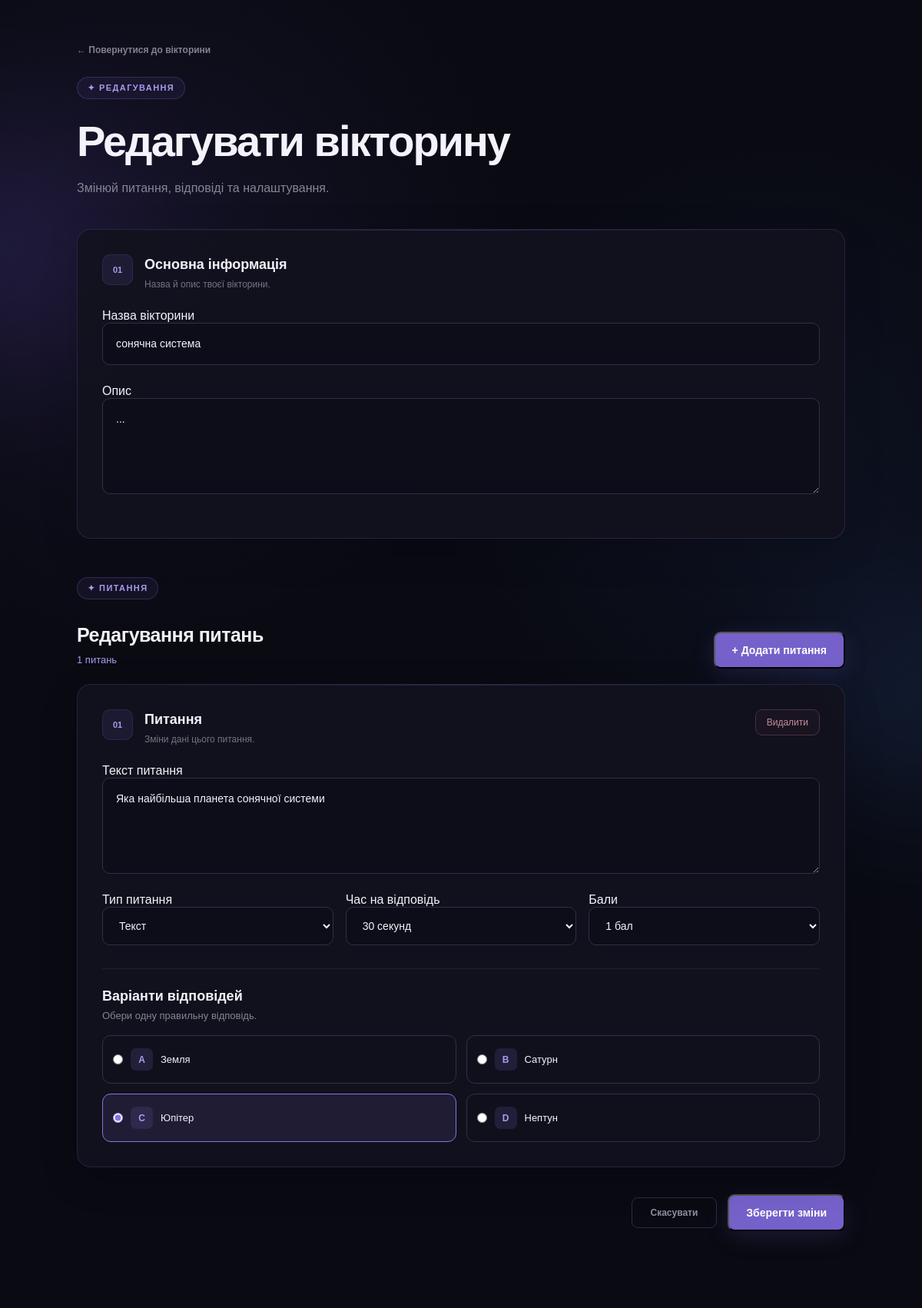
The app's page /quiz/2/edit/ (signed in), older data.
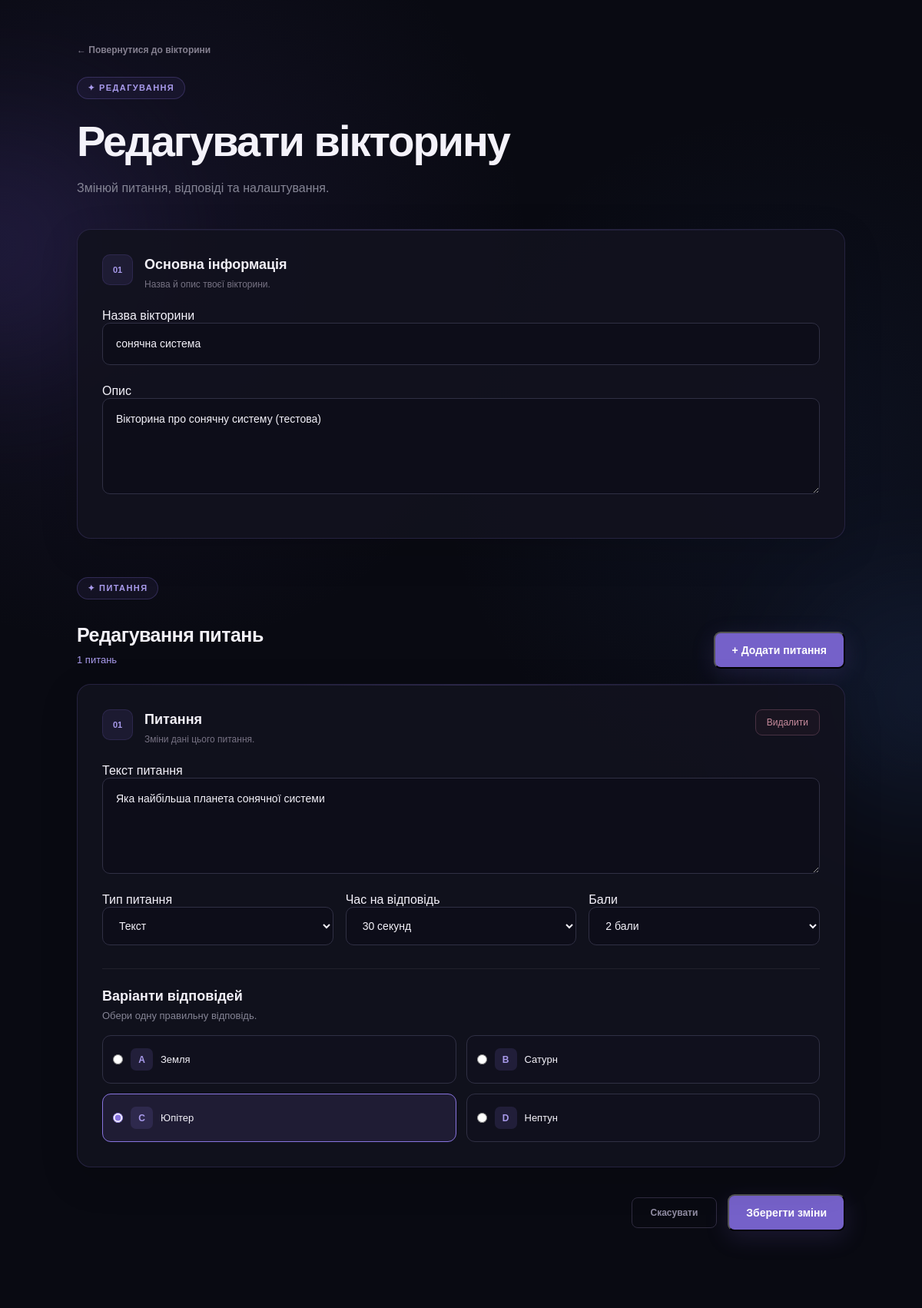
The same page, newer data.
### quiz/models.py (models this page shows, shortened)
class Quiz(models.Model):
    title = models.CharField(max_length=200)
    description = models.TextField(blank=True)
    author = models.ForeignKey(
        User,
        on_delete=models.CASCADE,
        related_name='quizzes'
    )
    invitation_code = models.CharField(max_length=20, unique=True)
    created_at = models.DateTimeField(auto_now_add=True)

### quiz/views.py (the view)
# urls.py: path('quiz/<int:quiz_id>/edit/', edit_quiz, name='edit_quiz'),
@login_required(login_url='login')
def edit_quiz(request, quiz_id):
    quiz = get_object_or_404(
        Quiz,
        id=quiz_id,
        author=request.user
    )
    questions_queryset = (
        quiz.questions
        .prefetch_related('answers')
        .order_by('order', 'id')
    )
    existing_questions = [
        {
            'id': question.id,
            'text': question.text,
            'type': question.question_type,
            'time_limit': question.time_limit,
            'score': question.score,
            'video': question.video or '',
            'image_url': (
                question.image.url if question.image else ''
            ),
            'answers': [
                answer.text
                for answer in question.answers.all()
            ],
            'correct': next(
                (
                    index
                    for index, answer in enumerate(
                        question.answers.all()
                    )
                    if answer.is_correct
                ),
                0
            )
        }
        for question in questions_queryset
    ]
    error = None
    if request.method == 'POST':
        form = QuizForm(request.POST, instance=quiz)
        try:
            questions_data = json.loads(
                request.POST.get('questions', '[]')
            )
        except json.JSONDecodeError:
            questions_data = None
        if not isinstance(questions_data, list):
            error = 'Неправильний формат запитань.'
        elif not 1 <= len(questions_data) <= 50:
            error = 'Кількість запитань повинна бути від 1 до 50.'
        else:
            existing_ids = {
                question.id: question
                for question in questions_queryset
            }
            used_ids = set()
            url_validator = URLValidator()
            for index, data in enumerate(questions_data):
                number = index + 1
                if not isinstance(data, dict):
                    error = f'Некоректне запитання №{number}.'
                    break
                question_id = data.get('id')
                if question_id is not None:
                    if (
                        type(question_id) is not int
                        or question_id not in existing_ids
                        or question_id in used_ids
                    ):
                        error = f'Некоректний ID запитання №{number}.'
                        break
                    used_ids.add(question_id)
                question_type = data.get('type')
                question_text = data.get('text')
                answers = data.get('answers')
                correct = data.get('correct')
                video = data.get('video', '')
                if (
                    not isinstance(question_text, str)
                    or not question_text.strip()
                ):
                    error = f'Заповни запитання №{number}.'
                    break
                if question_type not in ('text', 'image', 'video'):
                    error = f'Невідомий тип запитання №{number}.'
                    break
                if (
                    not isinstance(answers, list)
                    or len(answers) != 4
                    or any(
                        not isinstance(answer, str)
                        or not answer.strip()
                        or len(answer) > 300
                        for answer in answers
                    )
                ):
                    error = f'Перевір 4 відповіді в запитанні №{number}.'
                    break
                if type(correct) is not int or correct not in range(4):
                    error = f'Обери правильну відповідь №{number}.'
                    break
                try:
                    time_limit = int(data.get('time_limit'))
                    score = int(data.get('score'))
                    if not 5 <= time_limit <= 300:
                        raise ValueError
                    if not 1 <= score <= 100:
                        raise ValueError
                except (ValueError, TypeError):
                    error = f'Перевір таймер і бали №{number}.'
                    break
                if question_type == 'video':
                    if not isinstance(video, str) or not video.strip():
                        error = f'Додай посилання на відео №{number}.'
                        break
                    try:
                        url_validator(video.strip())
                    except ValidationError:
                        error = f'Некоректне посилання №{number}.'
                        break
                image = request.FILES.get(f'image_{index}')
                if question_type == 'image':
                    old_image = (
                        existing_ids[question_id].image
                        if question_id is not None
                        else None
                    )
                    if not image and not old_image:
                        error = f'Додай зображення №{number}.'
                        break
                    if image:
                        if (
                            image.size > 5 * 1024 * 1024
                            or image.content_type not in (
                                'image/jpeg',
                                'image/png',
                                'image/webp'
                            )
                        ):
                            error = f'Неприпустиме зображення №{number}.'
                            break
        if form.is_valid() and not error:
            with transaction.atomic():
                quiz = form.save()
                retained_ids = set()
                for index, data in enumerate(questions_data):
                    question_id = data.get('id')
                    if question_id is not None:
                        question = existing_ids[question_id]
                    else:
                        question = Question(quiz=quiz)
                    question.text = data['text'].strip()
                    question.question_type = data['type']
                    question.time_limit = int(data['time_limit'])
                    question.score = int(data['score'])
                    question.order = index
                    question.video = (
                        data.get('video', '').strip()
                        if data['type'] == 'video'
                        else ''
                    )
                    if data['type'] == 'image':
                        uploaded = request.FILES.get(
                            f'image_{index}'
                        )
                        if uploaded:
                            question.image = uploaded
                    else:
                        question.image = None
                    question.save()
                    retained_ids.add(question.id)
                    question.answers.all().delete()
                    for answer_index, answer_text in enumerate(
                        data['answers']
                    ):
                        Answer.objects.create(
                            question=question,
                            text=answer_text.strip(),
                            is_correct=(
                                answer_index == data['correct']
                            )
                        )
                quiz.questions.exclude(
                    id__in=retained_ids
                ).delete()
            return redirect('quiz_detail', quiz_id=quiz.id)
    else:
        form = QuizForm(instance=quiz)
    return render(request, 'edit_quiz.html', {
        'quiz': quiz,
        'form': form,
        'error': error,
        'existing_questions': existing_questions,
    })

### quiz/forms.py
class QuizForm(forms.ModelForm):
    class Meta:
        model = Quiz
        fields = ['title', 'description']
        labels = {
            'title': 'Назва вікторини',
            'description': 'Опис',
        }
        widgets = {
            'title': forms.TextInput(attrs={
                'placeholder': 'Наприклад: Вікторина про Minecraft',
                'class': 'quiz-input',
            }),
            'description': forms.Textarea(attrs={
                'placeholder': 'Коротко розкажи про свою вікторину...',
                'class': 'quiz-input',
                'rows': 4,
            }),
        }

### templates/edit_quiz.html (shortened to what the changed rows need)
{% extends 'base.html' %}
{% block content %}
<main class="editor-page">
    <div class="editor-heading">
        <h1>Редагувати вікторину</h1>
    </div>
    <form method="POST"
          enctype="multipart/form-data"
          id="quiz-form">
        <section class="editor-card">
            <div class="editor-card-title">
                <div>
                    <h2>Основна інформація</h2>
                </div>
            </div>
            <div class="create-field">
                <label>Назва вікторини</label>
                {{ form.title }}
            </div>
            <div class="create-field">
                <label>Опис</label>
                {{ form.description }}
            </div>
        </section>
        <div class="editor-section-heading">
            <div>
                <h2>Редагування питань</h2>
            </div>
        </div>
    </form>
</main>
<template id="question-template">
    <section class="editor-card question-card">
        <div class="editor-card-title">
            <div class="edit-question-heading">
                <h2>Питання</h2>
            </div>
        </div>
        <div class="edit-question-settings">
            <div class="create-field">
                <label>Бали</label>
                <select class="question-score">
                    <option value="1">1 бал</option>
                    <option value="2">2 бали</option>
                </select>
            </div>
        </div>
    </section>
</template>
{% endblock %}

Row changes from the older to the newer data that the page shows:
changed Quiz "сонячна система": description "..." → "Вікторина про сонячну систему (тестова)"
Text that changed along with them:
form field value: "1 бал" → "2 бали"
